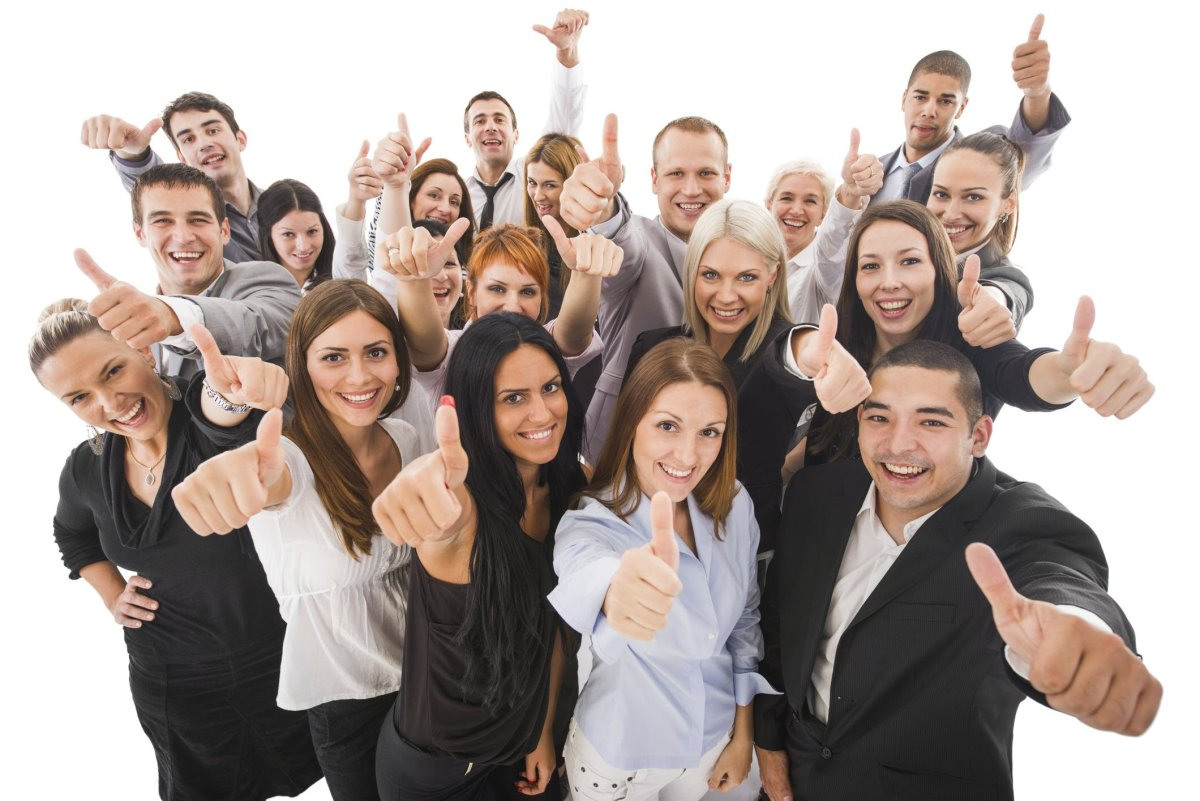
#> input picture input_face/face.jpg, 1200 x 801 px; its folder holds only this picture in this run
$ python main.py
#> lines starting #> are read from the running program, lines starting #| are printed output that depends on the picture
import cv2
import os

#загрузка каскада
face_cascade = cv2.CascadeClassifier("haarcascade_frontalface_default.xml")

#Папка для фото
image_folder = 'input_face'
output_folder = 'output_face'

#Создание папки для готового фото если её нет
if not os.path.exists(output_folder):
    os.makedirs(output_folder)

#получение  всех файлов в папке
image_files = [f for f in os.listdir(image_folder) if f.endswith(('.jpg', '.jpeg', '.png'))]

#Обработка изображений
for image_file in image_files:
    img_path = os.path.join(image_folder, image_file)
    img = cv2.imread(img_path)
#> img is the input picture: shape (801, 1200, 3); mean B, G, R 155.1, 160.7, 173

    #Проверка загрузки изображения
    if img is None:
        print(f"failed to upload image: {img_path}")
        continue

    #Преображение в серый
    gray = cv2.cvtColor(img, cv2.COLOR_BGR2GRAY)
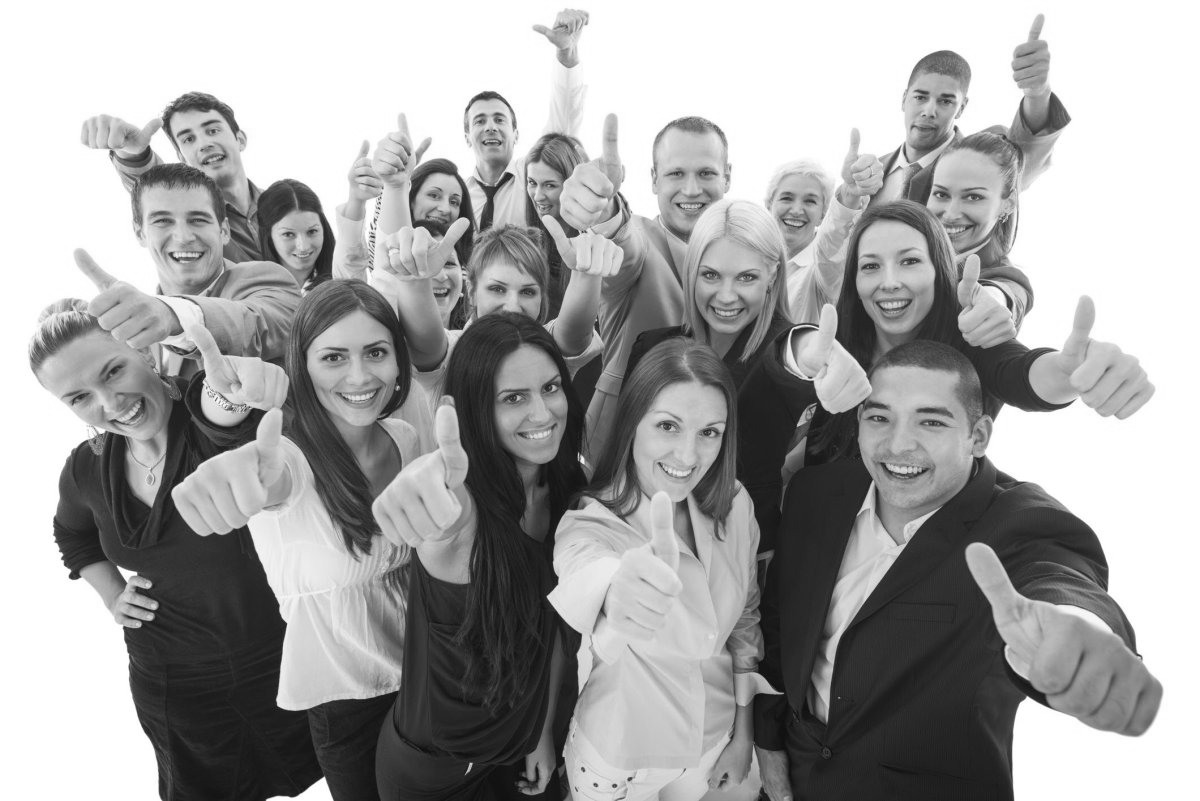
#> gray: shape (801, 1200); min 8, max 255, mean 163.7

    #обнаружение лиц
    faces = face_cascade.detectMultiScale(gray, scaleFactor=1.1, minNeighbors=5)
#> faces = 15 rows, first 6: [517, 166, 50, 50], [461, 97, 58, 58], [764, 176, 60, 60], [895, 72, 70, 70], [270, 211, 60, 60], [647, 143, 81, 81]

    #вырезаем и сохранем лица
    for i, (x, y, w, h) in enumerate(faces):
        face_img = img[y:y + h, x:x + w] #вырезаем лицо
        face_filename = os.path.join(output_folder, f"{os.path.splitext(image_file)[0]}_face_{i + 1}.jpg")
        cv2.imwrite(face_filename, face_img)
#> this loop made 15 passes
#> (x, y, w, h) on passes 1 to 12: (517, 166, 50, 50), (461, 97, 58, 58), (764, 176, 60, 60), (895, 72, 70, 70), (270, 211, 60, 60), (647, 143, 81, 81), (916, 163, 87, 87), (685, 245, 88, 88), (633, 389, 107, 107), (133, 183, 98, 98), (840, 224, 102, 102), (466, 258, 88, 88)
#> pass 1, `face_img = img[y:y + h, x:x + w]`:
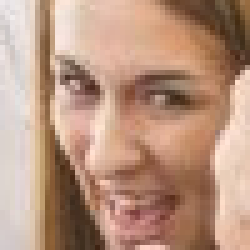
#> face_img: shape (50, 50, 3) (shown 5 times larger); mean B, G, R 127.9, 148.9, 185.1
#> pass 2, `face_img = img[y:y + h, x:x + w]`:
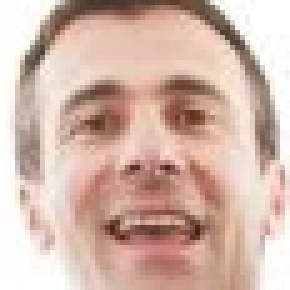
#> face_img: shape (58, 58, 3) (shown 5 times larger); mean B, G, R 170, 182.6, 210.8
#> pass 3, `face_img = img[y:y + h, x:x + w]`:
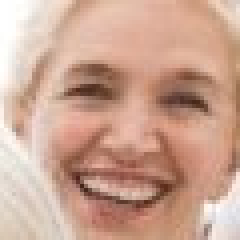
#> face_img: shape (60, 60, 3) (shown 4 times larger); mean B, G, R 146.6, 164.8, 203.7

    #отображение результата
    cv2.imshow('Detected_face', img)
    cv2.waitKey(0)
    cv2.destroyAllWindows()
